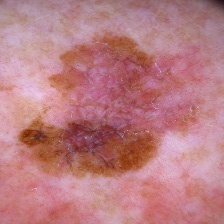
#> input picture data/original_data/image/100_aug1.jpg, 224 x 224 px; its folder holds only this picture in this run
$ python texture.py
#> lines starting #> are read from the running program, lines starting #| are printed output that depends on the picture
import numpy as np
from PIL import Image
from preprocess import *


class imageLoader:
    def __init__(self, source, mask=None):
        """
        初始化imageLoader实例，根据输入类型加载图像数据。

        参数:
            source: str 或 np.ndarray, 图像文件路径或numpy数组形式的图像数据
            mask:   可选 np.ndarray, 形状为 (H, W) 的 0/255 灰度 mask；
                    >0 的位置表示 ROI。提供时，LBP/GLCM 统计将只覆盖 mask 区域内的像素。
        """
        self.image_data = None
        if isinstance(source, str):
            self._load_from_file(source)
        elif isinstance(source, np.ndarray):
            self._load_from_array(source)
        else:
            raise TypeError("source must be a file path string or numpy array")

        if mask is not None:
            if mask.shape != self.image_data.shape[:2]:
                raise ValueError(
                    f"mask shape {mask.shape} does not match image shape {self.image_data.shape[:2]}"
                )
            self.mask = mask > 0
        else:
            self.mask = None

    def _load_from_file(self, addr):
        """
        从文件路径加载图像并转换为RGB格式，存储为numpy二维矩阵。

        参数:
            addr: str, 图像文件路径（支持jpg格式）
        """
        img = Image.open(addr).convert("RGB")
        img_array = np.array(img)
        self.image_data = np.array([[(tuple(pixel)) for pixel in row] for row in img_array])

    # [18 lines left out: function _load_from_array, not called in this run]

    def _get_gray(self):
        """计算灰度图（uint8），与原 LBP/GLCM 中的灰度转换保持一致。"""
        height, width = self.image_data.shape[0], self.image_data.shape[1]
        gray = np.zeros((height, width), dtype=np.uint8)
        for i in range(height):
            for j in range(width):
                r, g, b = self.image_data[i, j]
                gray[i, j] = int(0.299 * r + 0.587 * g + 0.114 * b)
        return gray

    def LBP_process(self):
        """
        对加载的图像进行3×3邻域的LBP（局部二值模式）运算。

        若初始化时传入了 mask，则仅对 mask 内的中心像素统计到直方图；
        mask 外的中心像素被跳过（其 8 邻居即便落在 mask 内也仍参与该中心像素的 LBP 编码）。

        返回:
            np.ndarray, 长度为256的LBP值直方图向量
        """
        if self.image_data is None:
            raise ValueError("No image data loaded")

        height, width = self.image_data.shape[0], self.image_data.shape[1]
        gray = self._get_gray()

        lbp_hist = np.zeros(256, dtype=np.int32)

        offsets = [(-1, -1), (-1, 0), (-1, 1),
                   (0, 1), (1, 1), (1, 0),
                   (1, -1), (0, -1)]

        for i in range(1, height - 1):
            for j in range(1, width - 1):
                # 仅当中心像素位于 mask 内时才把它的 LBP 码累加到直方图
                if self.mask is not None and not self.mask[i, j]:
                    continue
                center = gray[i, j]
                binary = 0
                for k, (di, dj) in enumerate(offsets):
                    neighbor = gray[i + di, j + dj]
                    if neighbor >= center:
                        binary |= (1 << k)
                lbp_hist[binary] += 1

        return lbp_hist

    # [104 lines left out: function GLCM_process, not called in this run]


if __name__ == "__main__":
    import sys
    import matplotlib.pyplot as plt
    plt.rcParams['font.sans-serif'] = ['SimHei', 'Microsoft YaHei', 'SimSun']
    plt.rcParams['axes.unicode_minus'] = False

    if len(sys.argv) > 1:
        addr = sys.argv[1]
    else:
        addr = input("请输入图像文件路径: ")
#> the answer given: ../../data/original_data/image/100_aug1.jpg

    try:
        loader = imageLoader(addr)
#> in _load_from_file, img is the input picture: PIL image 224x224 RGB; mean R, G, B 186.2, 124.6, 130.1
        lbp_hist = loader.LBP_process()
#> after the loop in _get_gray, `for i in range(height):`:
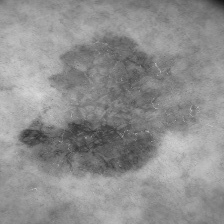
#> gray: shape (224, 224); min 20, max 220, mean 143.1
#> after the loop in LBP_process, `for i in range(1, height - 1):`: lbp_hist = 256 values, max 4110 at index 255, min 5 at index 85, mean 192.5

        plt.figure(figsize=(12, 6))
        plt.bar(range(256), lbp_hist, width=1.0)
        plt.xlabel('LBP值')
        plt.ylabel('频数')
        plt.title('LBP直方图')
        plt.xlim([0, 255])
        plt.grid(True, alpha=0.3)
        plt.tight_layout()
        plt.show()
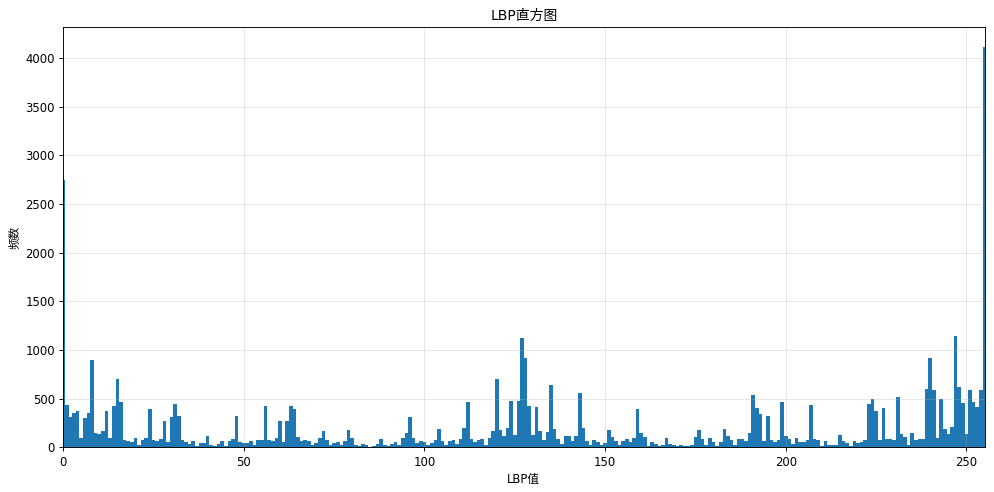
#> figure drawn by matplotlib, 1 panel; tallest bar 4110 high, from x = 254.5 to 255.5
    except Exception as e:
        print(f"错误: {e}")

$ run again, on data/original_data/image/106_aug1.jpg
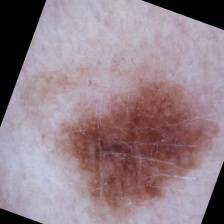
#> input picture data/original_data/image/106_aug1.jpg, 224 x 224 px
#> in _load_from_file, img is the input picture: PIL image 224x224 RGB; mean R, G, B 149.7, 129.9, 138.4
#> after the loop in _get_gray, `for i in range(height):`:
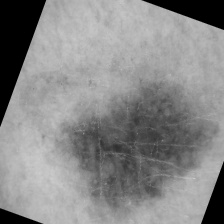
#> gray: shape (224, 224); min 0, max 205, mean 136.3
#> after the loop in LBP_process, `for i in range(1, height - 1):`: lbp_hist = 256 values, max 7418 at index 255, min 2 at index 21, mean 192.5
#> `plt.show()`:
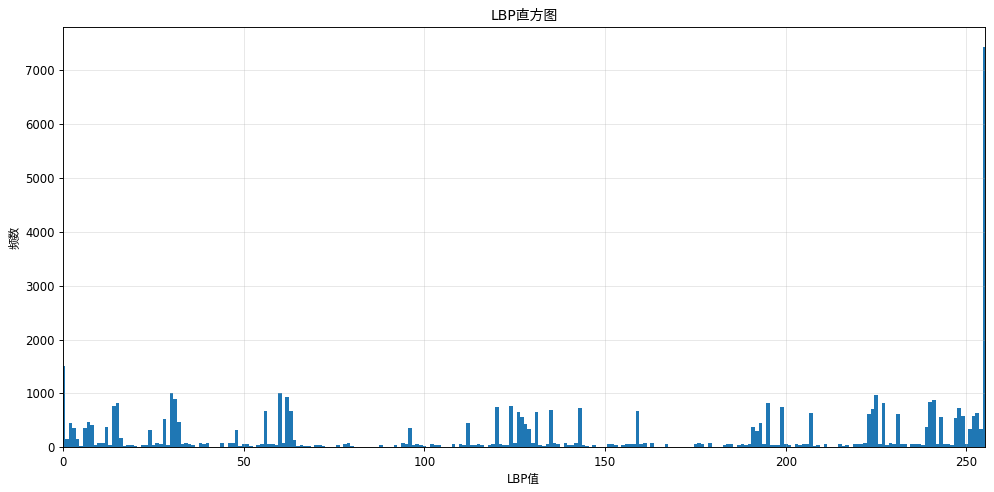
#> figure drawn by matplotlib, 1 panel; tallest bar 7418 high, from x = 254.5 to 255.5

$ run again, on data/original_data/image/106_aug2.jpg
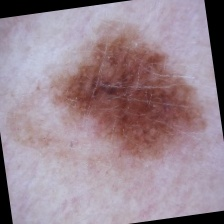
#> input picture data/original_data/image/106_aug2.jpg, 224 x 224 px
#> in _load_from_file, img is the input picture: PIL image 224x224 RGB; mean R, G, B 155.4, 136.3, 146.3
#> after the loop in _get_gray, `for i in range(height):`:
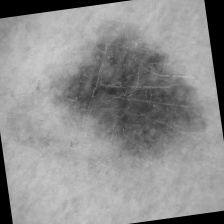
#> gray: shape (224, 224); min 0, max 205, mean 142.7
#> after the loop in LBP_process, `for i in range(1, height - 1):`: lbp_hist = 256 values, max 6072 at index 255, min 0 at index 85, mean 192.5
#> `plt.show()`:
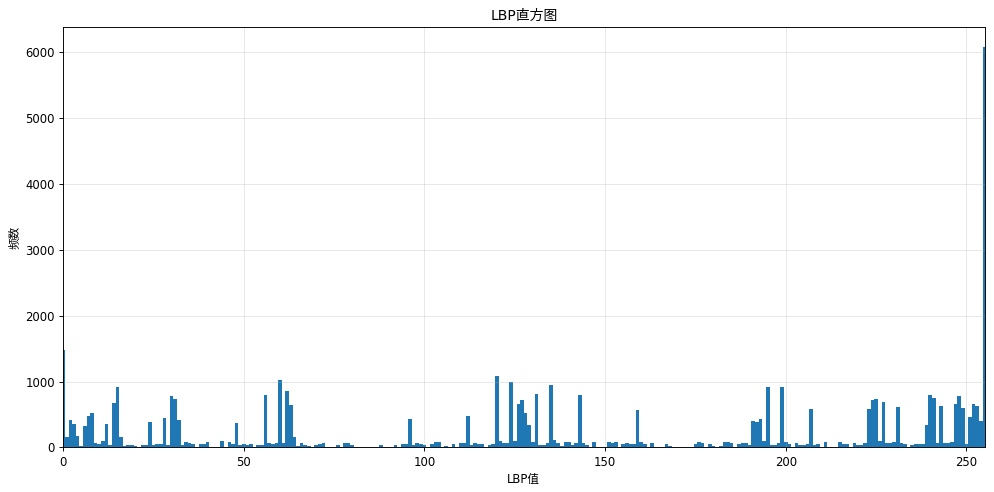
#> figure drawn by matplotlib, 1 panel; tallest bar 6072 high, from x = 254.5 to 255.5

$ run again, on data/original_data/image/107_aug1.jpg
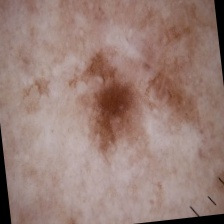
#> input picture data/original_data/image/107_aug1.jpg, 224 x 224 px
#> in _load_from_file, img is the input picture: PIL image 224x224 RGB; mean R, G, B 153.9, 127, 119.1
#> after the loop in _get_gray, `for i in range(height):`:
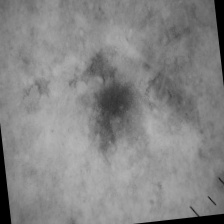
#> gray: shape (224, 224); min 0, max 181, mean 133.6
#> after the loop in LBP_process, `for i in range(1, height - 1):`: lbp_hist = 256 values, max 4079 at index 255, min 0 at index 73, mean 192.5
#> `plt.show()`:
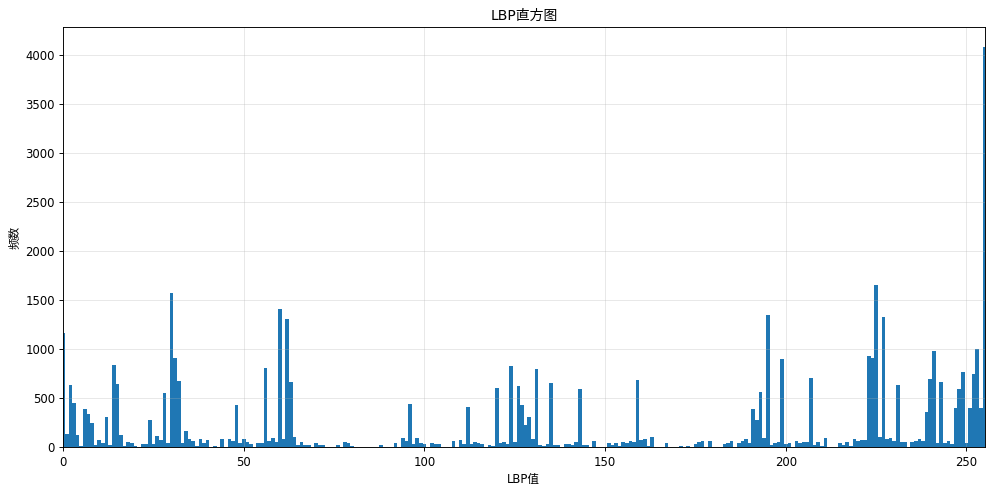
#> figure drawn by matplotlib, 1 panel; tallest bar 4079 high, from x = 254.5 to 255.5

$ run again, on data/original_data/image/102_aug2.jpg
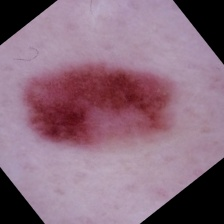
#> input picture data/original_data/image/102_aug2.jpg, 224 x 224 px
#> in _load_from_file, img is the input picture: PIL image 224x224 RGB; mean R, G, B 139.2, 109.1, 126
#> after the loop in _get_gray, `for i in range(height):`:
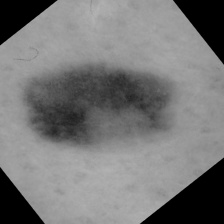
#> gray: shape (224, 224); min 0, max 180, mean 119.5
#> after the loop in LBP_process, `for i in range(1, height - 1):`: lbp_hist = 256 values, max 9344 at index 255, min 1 at index 77, mean 192.5
#> `plt.show()`:
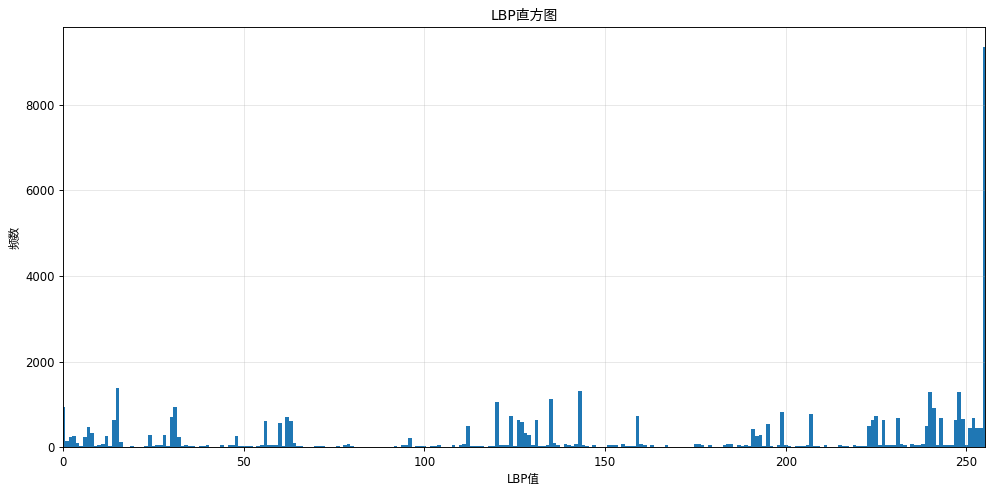
#> figure drawn by matplotlib, 1 panel; tallest bar 9344 high, from x = 254.5 to 255.5
